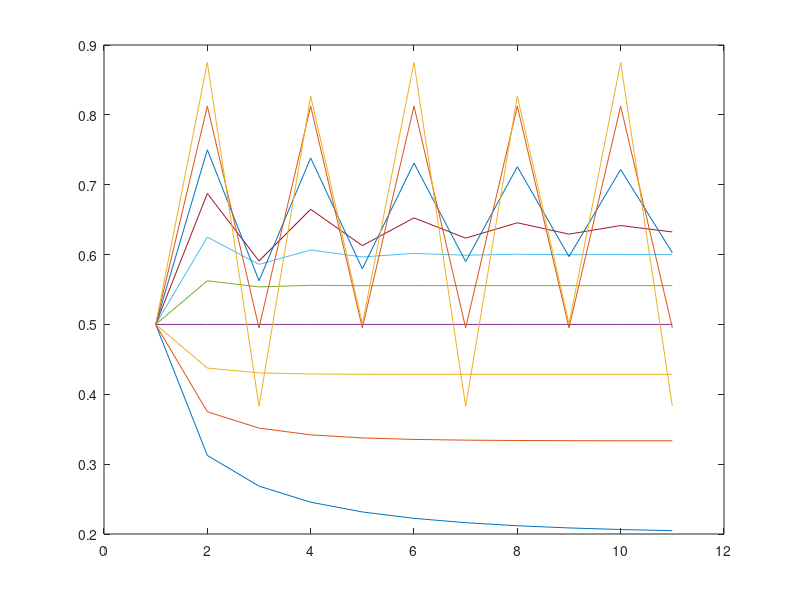

The MATLAB script that drew this image:
clearvars;
n = 10;
r = 1;
X(1) = 0.5;
for i = 1:10
    r = r+0.25;
    for i = 1:n 
        X(i+1) = r*X(i)*(1-X(i));
    end 
    plot(X)
    X(1) = 0.5
    hold on
end 